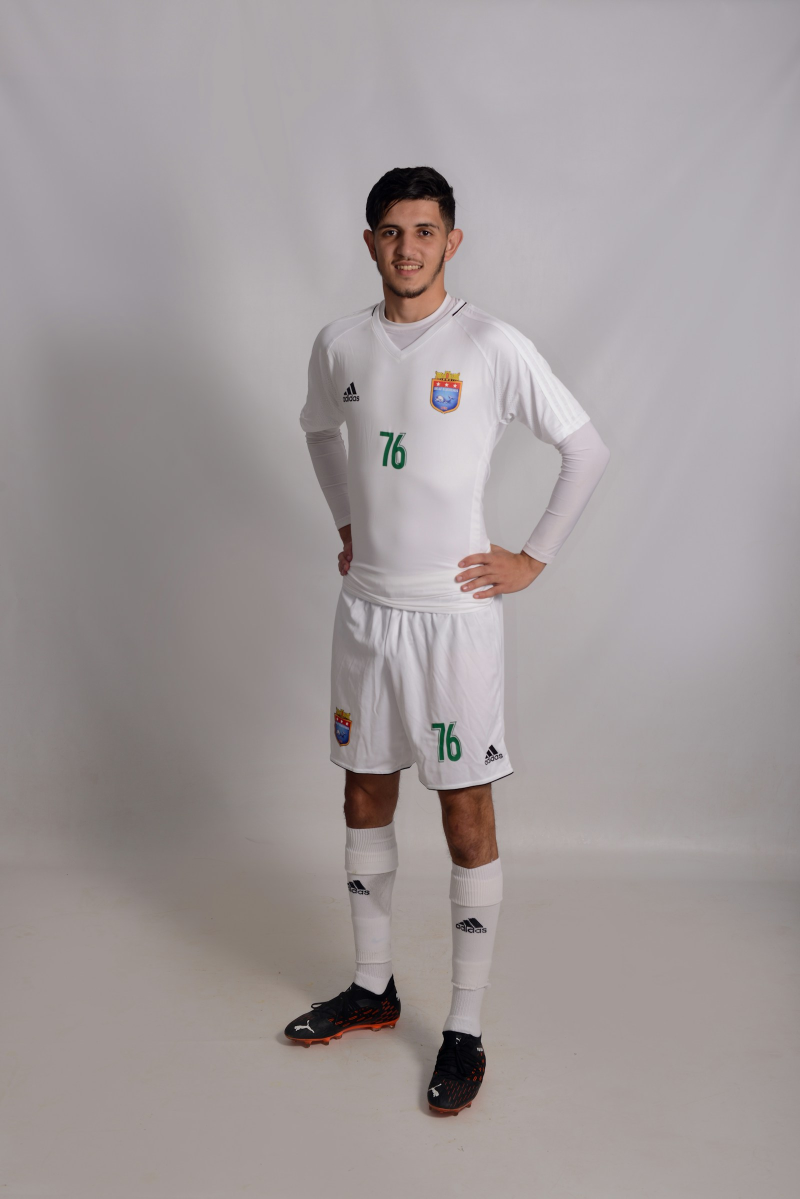
#> input picture ferramentas/video-acesso/jogador.jpg, 1600 x 2397 px, found by its file name (shown at 1/2 size)
$ python masks.py jogador.jpg
#> lines starting #> are read from the running program, lines starting #| are printed output that depends on the picture; after the words box and inside, x2 and y2 are one past the last pixel; in counts of white or black regions, pixels touching at a corner belong together
import cv2, numpy as np, sys
S=sys.argv[1]
im=cv2.imread(S+'/jogador.jpg'); H,W=im.shape[:2]
#> further down, im is the input picture: shape (2397, 1600, 3); mean B, G, R 154.6, 153.9, 161.3
#> after `H, W = im.shape[:2]`: H = 2397; W = 1600
P={
'camisa':[(745,603),(705,620),(668,645),(640,675),(622,710),(610,760),(602,805),(598,835),(640,845),(690,848),(694,900),(698,960),(700,1040),(698,1100),(690,1160),(680,1200),(672,1228),(1000,1228),(1000,1150),(997,1050),(998,950),(1001,860),(1003,842),(1103,880),(1176,830),(1160,790),(1130,740),(1095,690),(1050,650),(990,620),(935,598),(900,598),(884,606),(801,690),(770,612),(758,603)],
'calcao':[(664,1226),(1000,1228),(1004,1300),(1012,1400),(1020,1490),(1028,1552),(950,1572),(850,1586),(838,1550),(830,1526),(800,1552),(740,1543),(668,1532),(663,1450),(662,1350)],
'meiaE':[(687,1648),(796,1648),(791,1750),(786,1850),(784,1950),(794,1975),(702,1995),(698,1900),(694,1750)],
'meiaD':[(894,1710),(1006,1710),(999,1850),(981,1950),(963,2080),(890,2078),(894,1950),(899,1850)],
}
hsv=cv2.cvtColor(im,cv2.COLOR_BGR2HSV)
#> hsv: shape (2397, 1600, 3); mean H, S, V 81.7, 16.7, 161.7
pele=((hsv[...,1]>45)&(hsv[...,0]<25)&(hsv[...,2]<235))|(hsv[...,2]<70)   # mãos/pele e partes escuras grandes
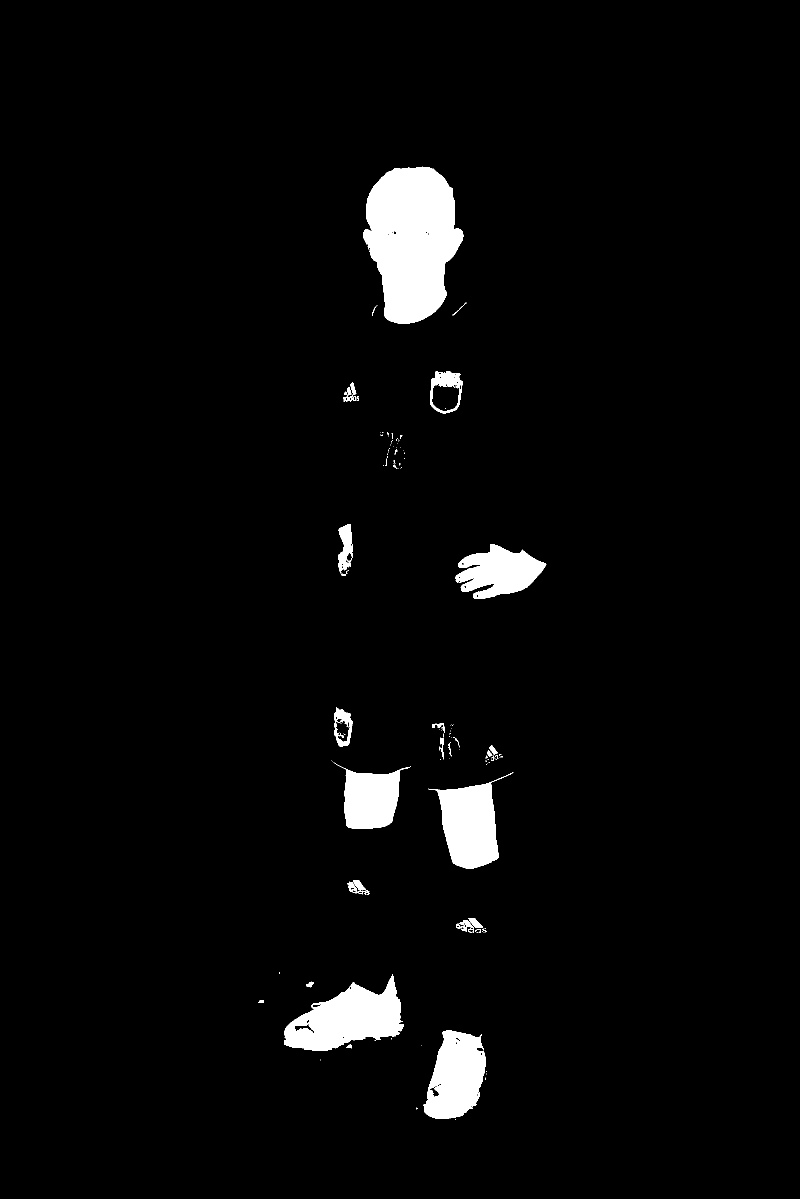
#> pele: shape (2397, 1600) bool (shown at 1/2 size); 3.4% white; 129 white regions (91 under 20 px), largest, box (x1, y1, x2, y2) and area: (727, 333, 927, 647) 44922, (568, 1948, 808, 2102) 20434, (856, 1544, 1027, 1738) 16051
pele=cv2.morphologyEx(pele.astype(np.uint8),cv2.MORPH_OPEN,np.ones((5,5),np.uint8))
#> pele: shape (2397, 1600); values 0 (black) and 1 (white), 3.3% white; 27 white regions, largest, box (x1, y1, x2, y2) and area: (727, 334, 927, 647) 44889, (568, 1954, 808, 2102) 20222, (875, 1566, 997, 1738) 15950
out={}
for k,pts in P.items():
    poly=np.zeros((H,W),np.uint8); cv2.fillPoly(poly,[np.array(pts,np.int32)],1)
    gc=np.full((H,W),cv2.GC_BGD,np.uint8)
    gc[cv2.dilate(poly,np.ones((25,25),np.uint8))>0]=cv2.GC_PR_BGD
    gc[poly>0]=cv2.GC_PR_FGD
    gc[cv2.erode(poly,np.ones((19,19),np.uint8))>0]=cv2.GC_FGD
    ys,xs=np.nonzero(gc!=cv2.GC_BGD); y0,y1,x0,x1=ys.min()-5,ys.max()+5,xs.min()-5,xs.max()+5
    sub=gc[y0:y1,x0:x1].copy(); b=np.zeros((1,65));f=np.zeros((1,65))
    cv2.grabCut(im[y0:y1,x0:x1],sub,None,b,f,5,cv2.GC_INIT_WITH_MASK)
    m=np.zeros((H,W),np.uint8); m[y0:y1,x0:x1]=((sub==1)|(sub==3))
    # limita a poucos px fora do polígono e tira pele (mãos)
    m&=cv2.dilate(poly,np.ones((7,7),np.uint8))
    if k.startswith('meia'): m=poly.copy()
    else: m|=poly
    maos=np.zeros((H,W),np.uint8); maos[1030:1190,640:715]=1; maos[1070:1180,890:1110]=1
    m&=(1-(pele&maos)) if k=='camisa' else 1
    m=cv2.morphologyEx(m,cv2.MORPH_OPEN,np.ones((3,3),np.uint8)); m=cv2.morphologyEx(m,cv2.MORPH_CLOSE,np.ones((5,5),np.uint8))
    # só o maior componente
    n,l,st,_=cv2.connectedComponentsWithStats(m);
    if n>1: m=(l==1+np.argmax(st[1:,4])).astype(np.uint8)
    out[k]=m; cv2.imwrite(f'{S}/jog/m-{k}.png',m*255)
#> this loop made 4 passes
#> (n, st) on passes 2 to 4: (2, [[0, 0, 1600, 2397, 3717781], [660, 1223, 369, 364, 117419]]), (2, [[0, 0, 1600, 2397, 3803126], [687, 1648, 110, 348, 32074]]), (2, [[0, 0, 1600, 2397, 3800214], [890, 1710, 117, 371, 34986]])
#> n on pass 1: 3
#> pass 1, `n,l,st,_=cv2.connectedComponentsWithStats(m);`:
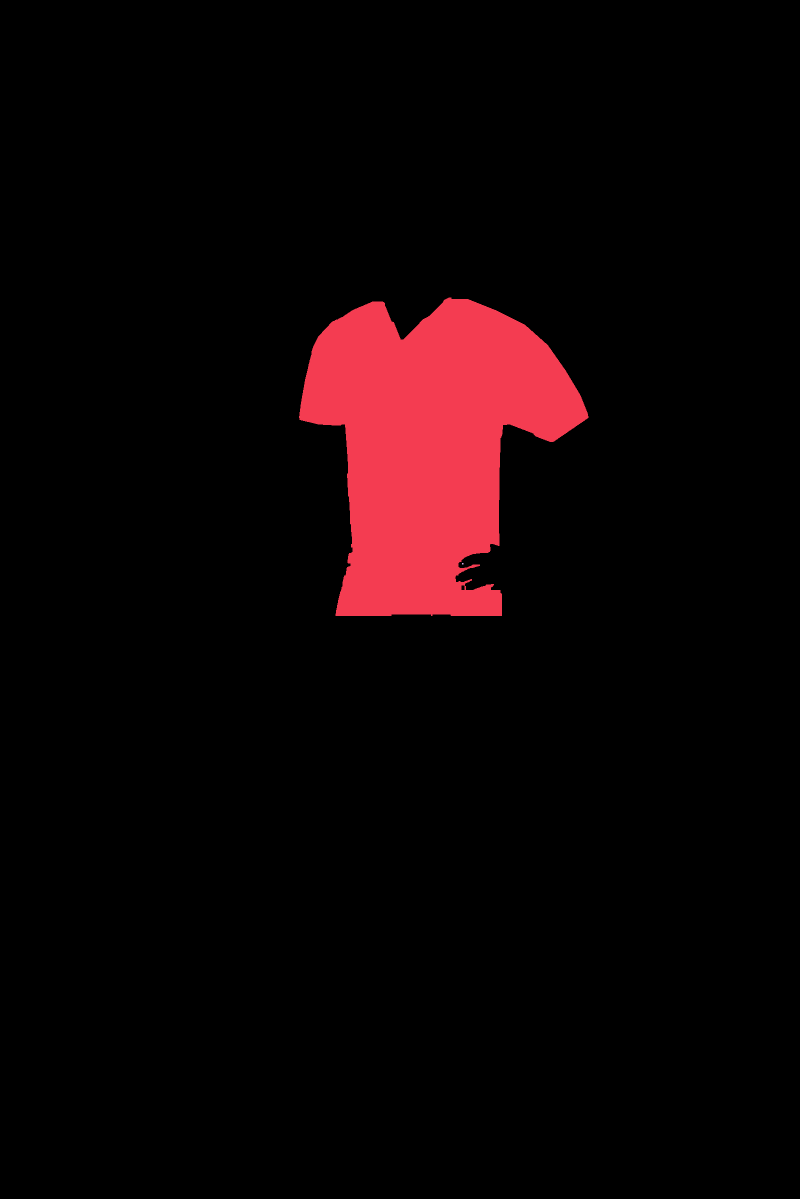
#> l: shape (2397, 1600) int32 (shown at 1/2 size); 3 distinct labels, from 0 to 2; one colour per label, 0 black
#> after the loop: m: shape (2397, 1600); values 0 (black) and 1 (white), 0.91% white; 1 white region, box (x1, y1, x2, y2) and area: (890, 1710, 1007, 2081) 34986
#> after the loop:
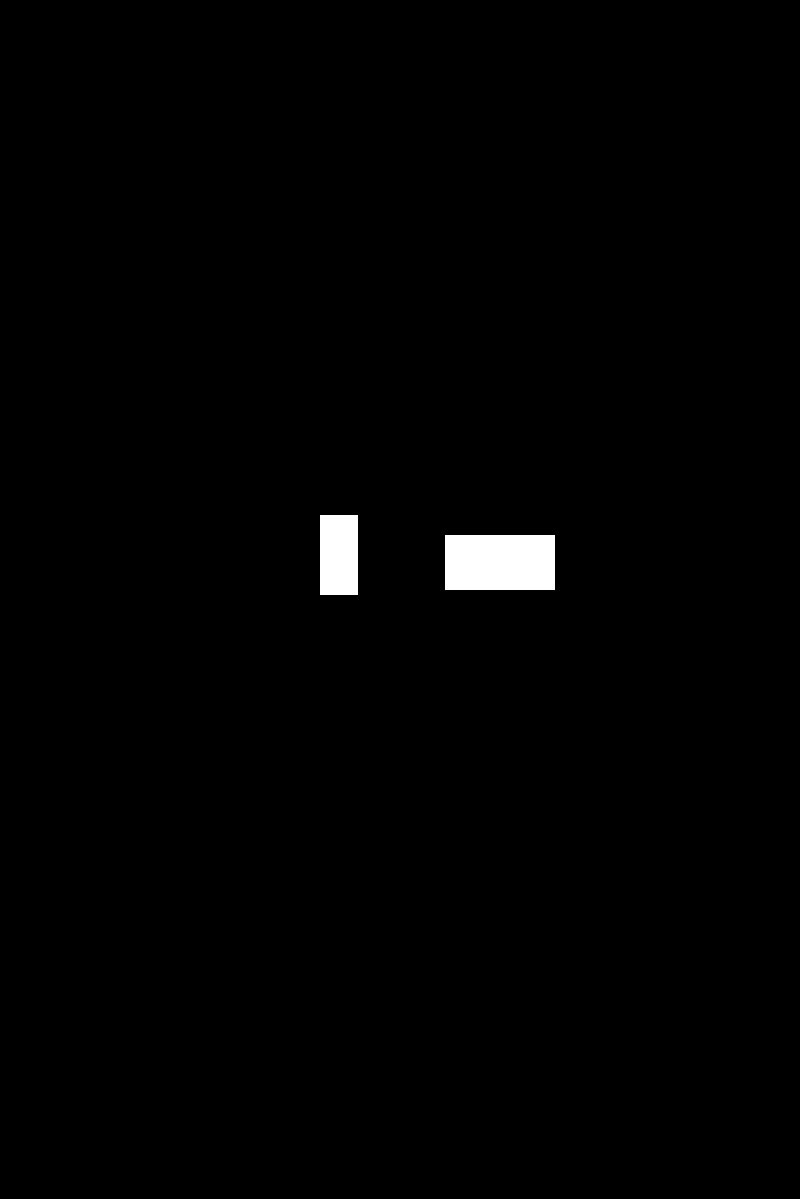
#> maos: shape (2397, 1600) (shown at 1/2 size); values 0 (black) and 1 (white), 0.94% white; 2 white regions, box (x1, y1, x2, y2) and area: (890, 1070, 1110, 1180) 24200, (640, 1030, 715, 1190) 12000
#> after the loop, out = 4 items
o=im.copy().astype(np.float32)
for k,c in zip(out,[(0,0,255),(255,0,0),(0,200,0),(0,200,0)]):
    o[out[k]>0]=o[out[k]>0]*0.45+np.array(c)*0.55
#> this loop made 4 passes
#> (k, c) on passes 1 to 4: ('camisa', (0, 0, 255)), ('calcao', (255, 0, 0)), ('meiaE', (0, 200, 0)), ('meiaD', (0, 200, 0))
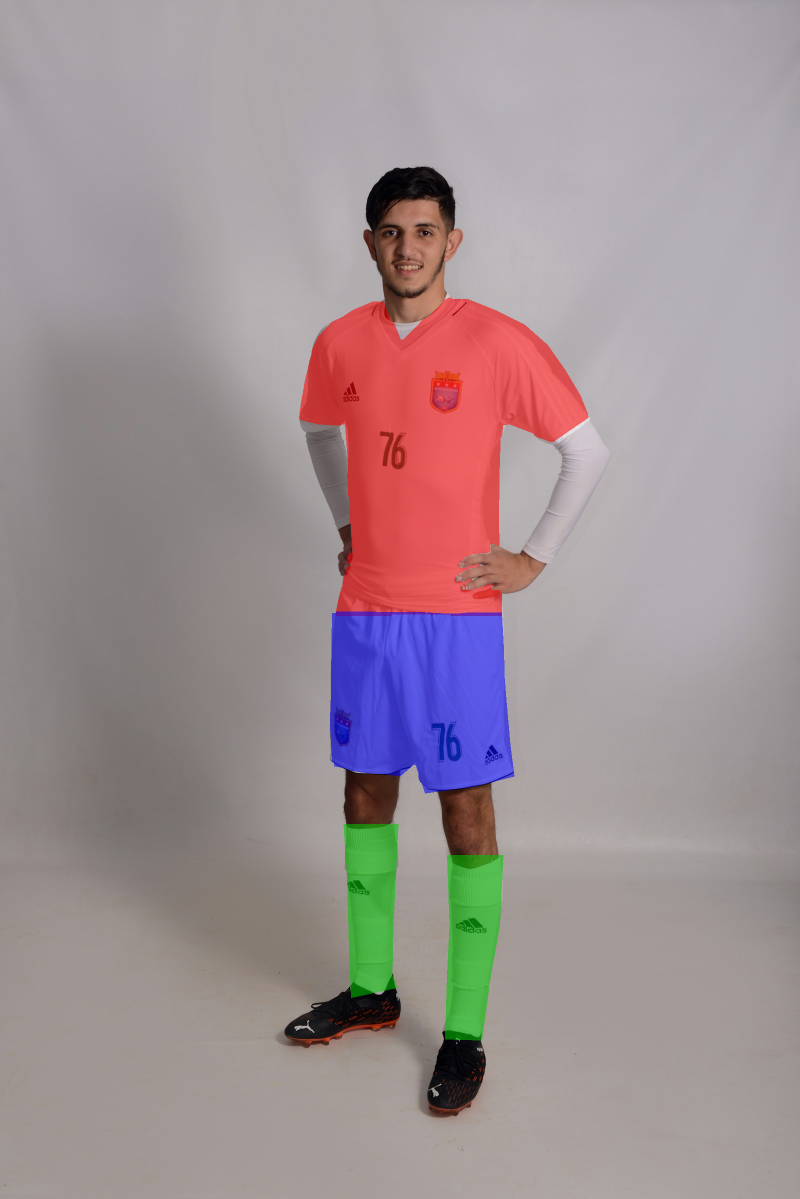
#> o: shape (2397, 1600, 3) float32 (shown at 1/2 size); mean B, G, R 148.5, 146.4, 160.7
cv2.imwrite(S+'/jog/ov2.jpg',o.astype(np.uint8))
